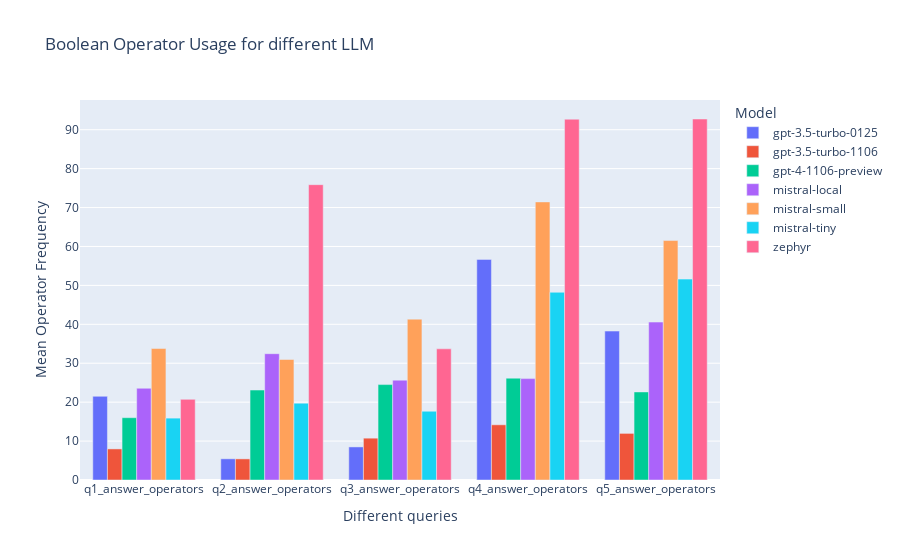

The notebook cell this image was saved under:
### Code cell
#melted_df = pd.melt(seed_df, id_vars=['model'], value_vars=['q1_answer_operators', 'q2_answer_operators', 'q3_answer_operators', 'q4_answer_operators', 'q5_answer_operators', 'edited_search_operators', 'query_operators', 'guided_query_answer_operators'],
#                    var_name='query', value_name='operator')

melted_df = pd.melt(seed_df, id_vars=['model'], value_vars=['q1_answer_operators', 'q2_answer_operators', 'q3_answer_operators', 'q4_answer_operators', 'q5_answer_operators'],
                    var_name='query', value_name='operator')
# Group by 'model' and sum the answers for each question
summed_df = melted_df.groupby(['model', 'query']).mean().reset_index()

custom_labels = {'q1_answer_operators': 'q1', 'q2_answer_operators': 'q2', 'q3_answer_operators': 'q3', 'q4_answer_operators': 'q4', 'q5_answer_operators': 'q5', 'edited_search_operators': 'Edited Search', 'query_operators': 'query', 'guided_query_operators': 'guided query'}


fig = px.bar(summed_df, x='query', y='operator', color='model',
             title='Boolean Operator Usage for different LLM',
             labels={'query': 'Different queries', 'operator': 'Mean Operator Frequency', 'model': 'Model'},
             category_orders={'question': custom_labels})

# Customize layout if needed
fig.update_layout(barmode='group', xaxis={'type': 'category'})

# Show the plot
fig.show()

### Figure 1 — Plotly figure (JSON) as saved in the notebook; plotly's stock layout.template omitted (floating-point values rounded to 4 significant figures)
{"data": [{"alignmentgroup": "True", "hovertemplate": "Model=gpt-3.5-turbo-0125<br>Different queries=%{x}<br>Mean Operator Frequency=%{y}<extra></extra>", "legendgroup": "gpt-3.5-turbo-0125", "marker": {"color": "#636efa", "pattern": {"shape": ""}}, "name": "gpt-3.5-turbo-0125", "offsetgroup": "gpt-3.5-turbo-0125", "orientation": "v", "showlegend": true, "textposition": "auto", "type": "bar", "x": ["q1_answer_operators", "q2_answer_operators", "q3_answer_operators", "q4_answer_operators", "q5_answer_operators"], "xaxis": "x", "y": [21.5, 5.445, 8.5, 56.68, 38.27], "yaxis": "y"}, {"alignmentgroup": "True", "hovertemplate": "Model=gpt-3.5-turbo-1106<br>Different queries=%{x}<br>Mean Operator Frequency=%{y}<extra></extra>", "legendgroup": "gpt-3.5-turbo-1106", "marker": {"color": "#EF553B", "pattern": {"shape": ""}}, "name": "gpt-3.5-turbo-1106", "offsetgroup": "gpt-3.5-turbo-1106", "orientation": "v", "showlegend": true, "textposition": "auto", "type": "bar", "x": ["q1_answer_operators", "q2_answer_operators", "q3_answer_operators", "q4_answer_operators", "q5_answer_operators"], "xaxis": "x", "y": [7.987, 5.423, 10.75, 14.18, 11.97], "yaxis": "y"}, {"alignmentgroup": "True", "hovertemplate": "Model=gpt-4-1106-preview<br>Different queries=%{x}<br>Mean Operator Frequency=%{y}<extra></extra>", "legendgroup": "gpt-4-1106-preview", "marker": {"color": "#00cc96", "pattern": {"shape": ""}}, "name": "gpt-4-1106-preview", "offsetgroup": "gpt-4-1106-preview", "orientation": "v", "showlegend": true, "textposition": "auto", "type": "bar", "x": ["q1_answer_operators", "q2_answer_operators", "q3_answer_operators", "q4_answer_operators", "q5_answer_operators"], "xaxis": "x", "y": [16.01, 23.11, 24.51, 26.17, 22.63], "yaxis": "y"}, {"alignmentgroup": "True", "hovertemplate": "Model=mistral-local<br>Different queries=%{x}<br>Mean Operator Frequency=%{y}<extra></extra>", "legendgroup": "mistral-local", "marker": {"color": "#ab63fa", "pattern": {"shape": ""}}, "name": "mistral-local", "offsetgroup": "mistral-local", "orientation": "v", "showlegend": true, "textposition": "auto", "type": "bar", "x": ["q1_answer_operators", "q2_answer_operators", "q3_answer_operators", "q4_answer_operators", "q5_answer_operators"], "xaxis": "x", "y": [23.57, 32.45, 25.65, 26.05, 40.58], "yaxis": "y"}, {"alignmentgroup": "True", "hovertemplate": "Model=mistral-small<br>Different queries=%{x}<br>Mean Operator Frequency=%{y}<extra></extra>", "legendgroup": "mistral-small", "marker": {"color": "#FFA15A", "pattern": {"shape": ""}}, "name": "mistral-small", "offsetgroup": "mistral-small", "orientation": "v", "showlegend": true, "textposition": "auto", "type": "bar", "x": ["q1_answer_operators", "q2_answer_operators", "q3_answer_operators", "q4_answer_operators", "q5_answer_operators"], "xaxis": "x", "y": [33.77, 30.97, 41.33, 71.45, 61.52], "yaxis": "y"}, {"alignmentgroup": "True", "hovertemplate": "Model=mistral-tiny<br>Different queries=%{x}<br>Mean Operator Frequency=%{y}<extra></extra>", "legendgroup": "mistral-tiny", "marker": {"color": "#19d3f3", "pattern": {"shape": ""}}, "name": "mistral-tiny", "offsetgroup": "mistral-tiny", "orientation": "v", "showlegend": true, "textposition": "auto", "type": "bar", "x": ["q1_answer_operators", "q2_answer_operators", "q3_answer_operators", "q4_answer_operators", "q5_answer_operators"], "xaxis": "x", "y": [15.89, 19.74, 17.66, 48.23, 51.61], "yaxis": "y"}, {"alignmentgroup": "True", "hovertemplate": "Model=zephyr<br>Different queries=%{x}<br>Mean Operator Frequency=%{y}<extra></extra>", "legendgroup": "zephyr", "marker": {"color": "#FF6692", "pattern": {"shape": ""}}, "name": "zephyr", "offsetgroup": "zephyr", "orientation": "v", "showlegend": true, "textposition": "auto", "type": "bar", "x": ["q1_answer_operators", "q2_answer_operators", "q3_answer_operators", "q4_answer_operators", "q5_answer_operators"], "xaxis": "x", "y": [20.73, 75.88, 33.7, 92.7, 92.75], "yaxis": "y"}], "layout": {"autosize": true, "barmode": "group", "legend": {"title": {"text": "Model"}, "tracegroupgap": 0}, "title": {"text": "Boolean Operator Usage for different LLM"}, "xaxis": {"anchor": "y", "autorange": true, "domain": [0, 1], "range": [-0.5, 4.5], "title": {"text": "Different queries"}, "type": "category"}, "yaxis": {"anchor": "x", "autorange": true, "domain": [0, 1], "range": [0, 97.63], "title": {"text": "Mean Operator Frequency"}, "type": "linear"}}}
